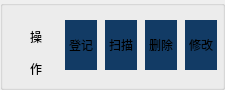
       <widget class="QGroupBox" name="groupBox_10">
        <property name="geometry">
         <rect>
          <x>0</x>
          <y>0</y>
          <width>225</width>
          <height>90</height>
         </rect>
        </property>
        <property name="minimumSize">
         <size>
          <width>0</width>
          <height>90</height>
         </size>
        </property>
        <property name="maximumSize">
         <size>
          <width>16777215</width>
          <height>90</height>
         </size>
        </property>
        <property name="styleSheet">
         <string notr="true">QGroupBox{
background-image: url(:/IRScan/Bg1);
}</string>
        </property>
        <property name="title">
         <string/>
        </property>
        <widget class="QToolButton" name="toolButton_27">
         <property name="geometry">
          <rect>
           <x>105</x>
           <y>20</y>
           <width>32</width>
           <height>50</height>
          </rect>
         </property>
         <property name="minimumSize">
          <size>
           <width>32</width>
           <height>50</height>
          </size>
         </property>
         <property name="maximumSize">
          <size>
           <width>32</width>
           <height>50</height>
          </size>
         </property>
         <property name="styleSheet">
          <string notr="true">background-color: rgb(18, 59, 101);
border:0px solid;</string>
         </property>
         <property name="text">
          <string>扫描</string>
         </property>
         <property name="icon">
          <iconset resource="IRScan.qrc">
           <normaloff>:/IRScan/Scan-Scan</normaloff>:/IRScan/Scan-Scan</iconset>
         </property>
         <property name="iconSize">
          <size>
           <width>20</width>
           <height>20</height>
          </size>
         </property>
         <property name="toolButtonStyle">
          <enum>Qt::ToolButtonTextUnderIcon</enum>
         </property>
        </widget>
        <widget class="QToolButton" name="toolButton_31">
         <property name="geometry">
          <rect>
           <x>145</x>
           <y>20</y>
           <width>32</width>
           <height>50</height>
          </rect>
         </property>
         <property name="minimumSize">
          <size>
           <width>32</width>
           <height>50</height>
          </size>
         </property>
         <property name="maximumSize">
          <size>
           <width>32</width>
           <height>50</height>
          </size>
         </property>
         <property name="styleSheet">
          <string notr="true">background-color: rgb(18, 59, 101);
border:0px solid;</string>
         </property>
         <property name="text">
          <string>删除</string>
         </property>
         <property name="icon">
          <iconset resource="IRScan.qrc">
           <normaloff>:/IRScan/Scan-Del</normaloff>:/IRScan/Scan-Del</iconset>
         </property>
         <property name="iconSize">
          <size>
           <width>20</width>
           <height>20</height>
          </size>
         </property>
         <property name="toolButtonStyle">
          <enum>Qt::ToolButtonTextUnderIcon</enum>
         </property>
        </widget>
        <widget class="QToolButton" name="toolButton_30">
         <property name="geometry">
          <rect>
           <x>65</x>
           <y>20</y>
           <width>32</width>
           <height>50</height>
          </rect>
         </property>
         <property name="minimumSize">
          <size>
           <width>32</width>
           <height>50</height>
          </size>
         </property>
         <property name="maximumSize">
          <size>
           <width>32</width>
           <height>50</height>
          </size>
         </property>
         <property name="styleSheet">
          <string notr="true">background-color: rgb(18, 59, 101);
border:0px solid;</string>
         </property>
         <property name="text">
          <string>登记</string>
         </property>
         <property name="icon">
          <iconset resource="IRScan.qrc">
           <normaloff>:/IRScan/Scan-Log</normaloff>:/IRScan/Scan-Log</iconset>
         </property>
         <property name="iconSize">
          <size>
           <width>20</width>
           <height>20</height>
          </size>
         </property>
         <property name="toolButtonStyle">
          <enum>Qt::ToolButtonTextUnderIcon</enum>
         </property>
        </widget>
        <widget class="QToolButton" name="toolButton_32">
         <property name="geometry">
          <rect>
           <x>185</x>
           <y>20</y>
           <width>32</width>
           <height>50</height>
          </rect>
         </property>
         <property name="minimumSize">
          <size>
           <width>32</width>
           <height>50</height>
          </size>
         </property>
         <property name="maximumSize">
          <size>
           <width>32</width>
           <height>50</height>
          </size>
         </property>
         <property name="styleSheet">
          <string notr="true">background-color: rgb(18, 59, 101);
border:0px solid;</string>
         </property>
         <property name="text">
          <string>修改</string>
         </property>
         <property name="icon">
          <iconset resource="IRScan.qrc">
           <normaloff>:/IRScan/Scan-Change</normaloff>:/IRScan/Scan-Change</iconset>
         </property>
         <property name="iconSize">
          <size>
           <width>20</width>
           <height>20</height>
          </size>
         </property>
         <property name="toolButtonStyle">
          <enum>Qt::ToolButtonTextUnderIcon</enum>
         </property>
        </widget>
        <widget class="QLabel" name="label_35">
         <property name="geometry">
          <rect>
           <x>30</x>
           <y>30</y>
           <width>16</width>
           <height>45</height>
          </rect>
         </property>
         <property name="styleSheet">
          <string notr="true"/>
         </property>
         <property name="text">
          <string>操

作</string>
         </property>
        </widget>
       </widget>
